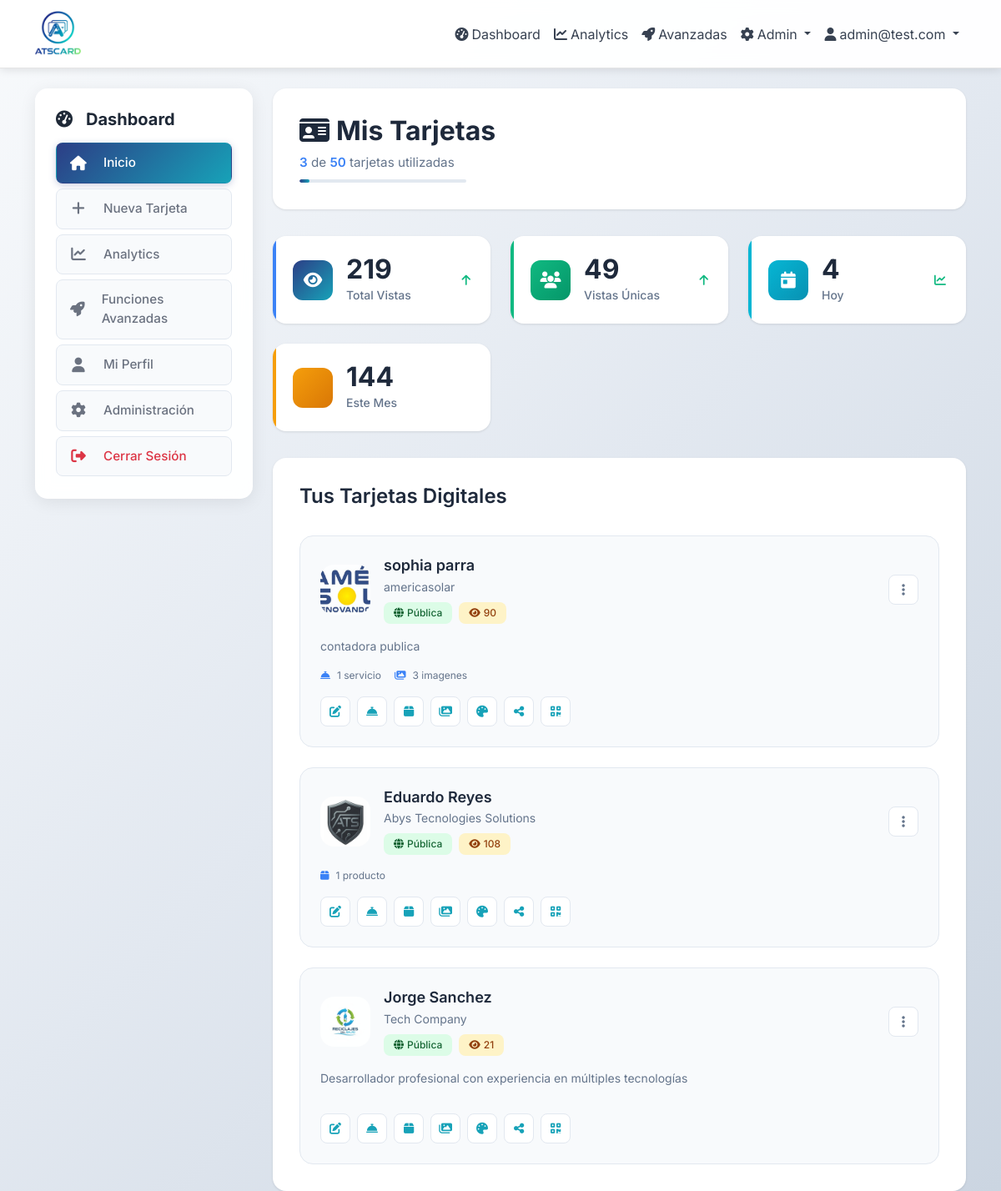
/dashboard/ (signed in), run on the app's committed database.
### app/models.py (models this page shows, shortened)
class User(UserMixin, db.Model):
    id = db.Column(db.Integer, primary_key=True)
    email = db.Column(db.String(120), unique=True, nullable=False, index=True)
    password_hash = db.Column(db.String(255), nullable=False)
    role = db.Column(Enum('admin', 'user', name='user_roles'), default='user', nullable=False)
    is_active = db.Column(db.Boolean, default=True, nullable=False)
    is_approved = db.Column(db.Boolean, default=False)
    approved_at = db.Column(db.DateTime)
    approved_by_id = db.Column(db.Integer)
    is_suspended = db.Column(db.Boolean, default=False)
    suspension_reason = db.Column(db.String(500))
    suspended_at = db.Column(db.DateTime)
    suspended_by_id = db.Column(db.Integer)
    max_cards = db.Column(db.Integer, default=1, nullable=False)
    last_login = db.Column(db.DateTime)
    total_views = db.Column(db.Integer, default=0)
    email_verified = db.Column(db.Boolean, default=False)
    email_verified_at = db.Column(db.DateTime)
    reset_token = db.Column(db.String(255))
    reset_token_expires = db.Column(db.DateTime)
    created_at = db.Column(db.DateTime, default=now_utc_for_db)
    updated_at = db.Column(db.DateTime, default=now_utc_for_db, onupdate=now_utc_for_db)
    cards = db.relationship('Card', backref='owner', lazy='dynamic', cascade='all, delete-orphan')
    def is_admin(self):
        return self.role == 'admin'

class Card(db.Model):
    id = db.Column(db.Integer, primary_key=True)
    owner_id = db.Column(db.Integer, db.ForeignKey('user.id'), nullable=False)
    slug = db.Column(db.String(100), unique=True, nullable=False, index=True)
    title = db.Column(db.String(200))  # e.g., "Lourdes Arellano - Salón & Spa"
    name = db.Column(db.String(100), nullable=False)
    job_title = db.Column(db.String(200))
    company = db.Column(db.String(200))
    phone = db.Column(db.String(20))
    email_public = db.Column(db.String(120))
    website = db.Column(db.String(255))
    location = db.Column(db.String(255))
    bio = db.Column(db.Text)
    theme_id = db.Column(db.Integer, db.ForeignKey('theme.id'), nullable=False)
    is_public = db.Column(db.Boolean, default=True, nullable=False)
    published_at = db.Column(db.DateTime)
    avatar_path = db.Column(db.String(255))  # Legacy - kept for backward compatibility
    avatar_square_path = db.Column(db.String(255))  # Square version for circle/rounded/square
    avatar_rect_path = db.Column(db.String(255))   # Rectangular version for rectangle shape
    created_at = db.Column(db.DateTime, default=now_utc_for_db)
    updated_at = db.Column(db.DateTime, default=now_utc_for_db, onupdate=now_utc_for_db)
    instagram = db.Column(db.String(255))
    whatsapp_country = db.Column(db.String(10))  # Country code for WhatsApp (e.g., '+34')
    whatsapp = db.Column(db.String(20))  # Phone number without country code
    custom_layout = db.Column(db.Text)  # Store custom layout JSON from visual editor
    facebook = db.Column(db.String(255))
    linkedin = db.Column(db.String(255))
    twitter = db.Column(db.String(255))
    youtube = db.Column(db.String(255))
    tiktok = db.Column(db.String(255))
    telegram = db.Column(db.String(255))
    snapchat = db.Column(db.String(255))
    pinterest = db.Column(db.String(255))
    github = db.Column(db.String(255))
    behance = db.Column(db.String(255))
    dribbble = db.Column(db.String(255))
    primary_social_networks = db.Column(db.Text)
    services = db.relationship('Service', backref='card', lazy='dynamic', cascade='all, delete-orphan')
    products = db.relationship('Product', backref='card', lazy='dynamic', cascade='all, delete-orphan')
    gallery_items = db.relationship('GalleryItem', backref='card', lazy='dynamic', cascade='all, delete-orphan')
    def get_public_url(self):
        return f"/c/{self.slug}"
    def get_total_views(self):
        return self.views.count()
    def get_unique_views(self):
        from sqlalchemy import func
        return db.session.query(func.count(func.distinct(CardView.ip_address))).filter_by(card_id=self.id).scalar() or 0
    def get_views_today(self):
        start_utc, end_utc = get_date_range_utc(days=1)
        return self.views.filter(
            CardView.viewed_at >= start_utc,
            CardView.viewed_at <= end_utc
        ).count()
    def get_views_this_month(self):
        start_utc, end_utc = get_month_range_utc()
        return self.views.filter(
            CardView.viewed_at >= start_utc,
            CardView.viewed_at <= end_utc
        ).count()

### app/dashboard/routes.py (the view)
@bp.route('/')
@login_required
def index():
    cards = current_user.cards.all()
    total_views = sum(card.get_total_views() for card in cards)
    total_unique_views = sum(card.get_unique_views() for card in cards)
    total_views_today = sum(card.get_views_today() for card in cards)
    total_views_this_month = sum(card.get_views_this_month() for card in cards)
    stats = {
        'total_views': total_views,
        'unique_views': total_unique_views,
        'views_today': total_views_today,
        'views_this_month': total_views_this_month,
        'total_cards': len(cards),
        'public_cards': len([c for c in cards if c.is_public])
    }
    user_agent = request.headers.get('User-Agent', '').lower()
    is_mobile = any(keyword in user_agent for keyword in [
        'mobile', 'android', 'iphone', 'ipad', 'ipod', 'blackberry', 'windows phone'
    ])
    if is_mobile:
        return render_template('dashboard/index_pwa.html', cards=cards, stats=stats)
    else:
        return render_template('dashboard/index.html', cards=cards, stats=stats)

### app/templates/dashboard/index.html (shortened to what this page needs)
{% extends "base.html" %}
{% block content %}
<div class="row">
    <div class="col-md-3">
        {% include 'dashboard/_sidebar.html' %}
    </div>
    <div class="col-md-9">
        <div class="dashboard-header">
            <div class="header-content">
                <div class="header-left">
                    <h1 class="dashboard-title">
                        <i class="fas fa-id-card me-2"></i>Mis Tarjetas
                    </h1>
                    <div class="dashboard-subtitle">
                        <span class="card-count">{{ cards|length }}</span> de <span class="card-limit">{{ current_user.max_cards }}</span> tarjetas utilizadas
                        <div class="progress-bar-container">
                            <div class="progress-bar" style="width: {{ (cards|length / current_user.max_cards * 100) }}%"></div>
                        </div>
                    </div>
                </div>
            </div>
        </div>
        {% if cards and stats %}
        <div class="stats-grid">
            <div class="stat-card stat-primary">
                <div class="stat-icon">
                    <i class="fas fa-eye"></i>
                </div>
                <div class="stat-content">
                    <div class="stat-number">{{ stats.total_views }}</div>
                    <div class="stat-label">Total Vistas</div>
                </div>
                <div class="stat-trend">
                    <i class="fas fa-arrow-up"></i>
                </div>
            </div>
            <div class="stat-card stat-success">
                <div class="stat-icon">
                    <i class="fas fa-users"></i>
                </div>
                <div class="stat-content">
                    <div class="stat-number">{{ stats.unique_views }}</div>
                    <div class="stat-label">Vistas Únicas</div>
                </div>
                <div class="stat-trend">
                    <i class="fas fa-arrow-up"></i>
                </div>
            </div>
            <div class="stat-card stat-info">
                <div class="stat-icon">
                    <i class="fas fa-calendar-day"></i>
                </div>
                <div class="stat-content">
                    <div class="stat-number">{{ stats.views_today }}</div>
                    <div class="stat-label">Hoy</div>
                </div>
                <div class="stat-trend">
                    <i class="fas fa-chart-line"></i>
                </div>
            </div>
            <div class="stat-card stat-warning">
                <div class="stat-icon">
                </div>
                <div class="stat-content">
                    <div class="stat-number">{{ stats.views_this_month }}</div>
                    <div class="stat-label">Este Mes</div>
                </div>
            </div>
        </div>
        {% endif %}
        {% if cards %}
        <div class="cards-section">
            <h2 class="section-title">Tus Tarjetas Digitales</h2>
            <div class="cards-grid">
                {% for card in cards %}
                <div class="card-item">
                    <div class="card-header">
                        <div class="card-avatar">
                            {% if card.avatar_path %}
                                <img src="{{ url_for('static', filename='uploads/' + card.avatar_path) }}" alt="{{ card.name }}">
                            {% else %}
                                <div class="avatar-placeholder">
                                    <i class="fas fa-user"></i>
                                </div>
                            {% endif %}
                        </div>
                        <div class="card-info">
                            <h3 class="card-name">{{ card.title or card.name }}</h3>
                            {% if card.company %}
                                <div class="card-company">{{ card.company }}</div>
                            {% endif %}
                            <div class="card-status">
                                {% if card.is_public %}
                                    <span class="status-badge status-active">
                                        <i class="fas fa-globe"></i> Pública
                                    </span>
                                {% else %}
                                    <span class="status-badge status-draft">
                                        <i class="fas fa-lock"></i> Privada
                                    </span>
                                {% endif %}
                                {% if card.is_public and card.get_total_views() > 0 %}
                                    <span class="views-badge">
                                        <i class="fas fa-eye"></i> {{ card.get_total_views() }}
                                    </span>
                                {% endif %}
                            </div>
                        </div>
                        <div class="card-actions">
                            <div class="dropdown">
                                <button class="action-btn" data-bs-toggle="dropdown">
                                    <i class="fas fa-ellipsis-v"></i>
                                </button>
                            </div>
                        </div>
                    </div>
                    {% if card.bio %}
                    <div class="card-description">
                        {{ card.bio[:120] }}{% if card.bio|length > 120 %}...{% endif %}
                    </div>
                    {% endif %}
                    <div class="card-stats">
                        {% if card.services.count() > 0 %}
                            <div class="stat-item">
                                <i class="fas fa-concierge-bell"></i>
                                {{ card.services.count() }} servicio{{ 's' if card.services.count() > 1 }}
                            </div>
                        {% endif %}
                        {% if card.products.count() > 0 %}
                            <div class="stat-item">
                                <i class="fas fa-box"></i>
                                {{ card.products.count() }} producto{{ 's' if card.products.count() > 1 }}
                            </div>
                        {% endif %}
                        {% if card.gallery_items.count() > 0 %}
                            <div class="stat-item">
                                <i class="fas fa-images"></i>
                                {{ card.gallery_items.count() }} imagen{{ 'es' if card.gallery_items.count() > 1 else '' }}
                            </div>
                        {% endif %}
                    </div>
                    <div class="card-quick-actions">
                        <a href="{{ url_for('dashboard.edit_card', id=card.id) }}" class="quick-btn quick-edit">
                            <i class="fas fa-edit"></i>
                        </a>
                        <a href="{{ url_for('dashboard.card_services', id=card.id) }}" class="quick-btn quick-services">
                            <i class="fas fa-concierge-bell"></i>
                        </a>
                        <a href="{{ url_for('dashboard.card_products', id=card.id) }}" class="quick-btn quick-products">
                            <i class="fas fa-box"></i>
                        </a>
                        <a href="{{ url_for('dashboard.card_gallery', id=card.id) }}" class="quick-btn quick-gallery">
                            <i class="fas fa-images"></i>
                        </a>
                        <a href="{{ url_for('dashboard.card_theme', id=card.id) }}" class="quick-btn quick-theme">
                            <i class="fas fa-palette"></i>
                        </a>
                        <a href="{{ url_for('dashboard.card_social_networks', id=card.id) }}" class="quick-btn quick-social">
                            <i class="fas fa-share-alt"></i>
                        </a>
                        <a href="{{ url_for('dashboard.card_qr', id=card.id) }}" class="quick-btn quick-qr">
                            <i class="fas fa-qrcode"></i>
                        </a>
                    </div>
                </div>
                {% endfor %}
            </div>
        </div>
        {% endif %}
        </div>
    </div>
</div>
{% endblock %}

### app/templates/base.html (shortened to what this page needs)
<!DOCTYPE html>
<html lang="es">
<head>
    <link href="https://cdn.jsdelivr.net/npm/bootstrap@5.3.0/dist/css/bootstrap.min.css" rel="stylesheet">
    <link href="https://cdnjs.cloudflare.com/ajax/libs/font-awesome/6.4.0/css/all.min.css" rel="stylesheet">
</head>
<body>
    <nav class="navbar navbar-expand-lg navbar-light mb-4">
        <div class="container">
            <a class="navbar-brand d-flex align-items-center" href="{{ url_for('index') }}">
                <img src="{{ url_for('static', filename='logo/logoNB.png') }}" alt="VCard" class="navbar-logo me-2">
            </a>
            <div class="collapse navbar-collapse" id="navbarNav">
                <ul class="navbar-nav ms-auto">
                    {% if current_user.is_authenticated %}
                        <li class="nav-item">
                            <a class="nav-link" href="{{ url_for('dashboard.index') }}">
                                <i class="fas fa-tachometer-alt me-1"></i>Dashboard
                            </a>
                        </li>
                        <li class="nav-item">
                            <a class="nav-link" href="{{ url_for('dashboard.analytics') }}">
                                <i class="fas fa-chart-line me-1"></i>Analytics
                            </a>
                        </li>
                        <li class="nav-item">
                            <a class="nav-link" href="{{ url_for('dashboard.advanced_features') }}">
                                <i class="fas fa-rocket me-1"></i>Avanzadas
                            </a>
                        </li>
                        {% if current_user.is_admin() %}
                        <li class="nav-item dropdown">
                            <a class="nav-link dropdown-toggle" href="#" role="button" data-bs-toggle="dropdown">
                                <i class="fas fa-cog me-1"></i>Admin
                            </a>
                        </li>
                        {% endif %}
                        <li class="nav-item dropdown">
                            <a class="nav-link dropdown-toggle" href="#" role="button" data-bs-toggle="dropdown">
                                <i class="fas fa-user me-1"></i>{{ current_user.email }}
                            </a>
                        </li>
                    {% endif %}
                </ul>
            </div>
        </div>
    </nav>
    <div class="container">
        {% block content %}{% endblock %}
</body>
</html>

### data on the page
User: email "admin@test.com", max_cards "50"
Card: avatar_path (picture), title "sophia parra", company "americasolar", is_public True (drawn), get_total_views "90", bio "contadora publica", services.count "1", gallery_items.count "3", gallery_items "es"
Card: avatar_path (picture), title+name "Eduardo Reyes", company "Abys Tecnologies Solutions", is_public True (drawn), get_total_views "108", products.count "1"
Card: avatar_path (picture), title+name "Jorge Sanchez", company "Tech Company", is_public True (drawn), get_total_views "21", bio "Desarrollador profesional con experiencia en múltiples tecnologías"

### other printed values
{{ cards|length }} "3"
{{ stats.total_views }} "219"
{{ stats.unique_views }} "49"
{{ stats.views_today }} "4"
{{ stats.views_this_month }} "144"
